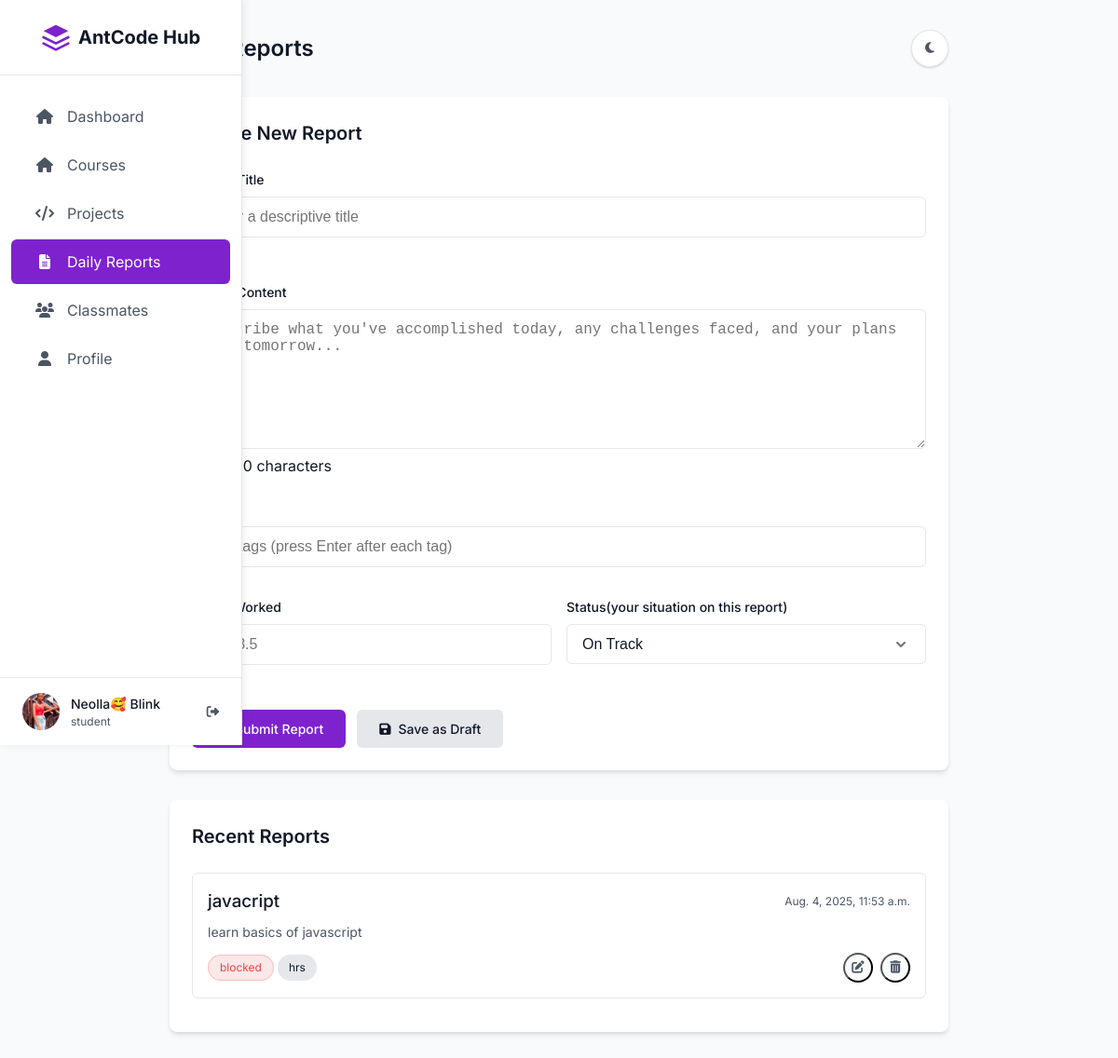
/AntCode/daily-reports/ (signed in), run on the app's committed database.
### base/models.py (models this page shows, shortened)
class User(AbstractUser):
    class UserType(models.TextChoices):
        STUDENT = "student", _("Student")
        MENTOR = "mentor", _("Mentor")
    user_type = models.CharField(
        max_length=10,
        choices=UserType.choices,
        default=UserType.STUDENT,
        verbose_name=_("User Type"),
    )
    phone = models.CharField(
        max_length=20, blank=True, default="670000000", verbose_name=_("Phone Number")
    )
    bio = models.TextField(max_length=1000, blank=True, verbose_name=_("Biography"))
    skills = models.CharField(max_length=500, blank=True, verbose_name=_("Skills"))
    profile_picture = models.ImageField(
        upload_to="user/profile_pictures/",
        blank=True,
        null=True,
        verbose_name=_("Profile Picture"),
    )
    class Meta:
        verbose_name = _("User")
        verbose_name_plural = _("Users")
        indexes = [
            models.Index(fields=["user_type"]),
            models.Index(fields=["last_name", "first_name"]),
        ]

class Report(models.Model):
    STATUS_CHOICES = [
        ("draft", _("Draft")),
        ("submitted", _("Submitted")),
        ("reviewed", _("Reviewed")),
        ("approved", _("Approved")),
    ]
    title = models.CharField(max_length=50, verbose_name=_("Title"))
    tags = models.CharField(max_length=100, verbose_name=_("Tags"))
    hours_worked = models.FloatField(default=0.0, verbose_name=_("Hours Worked"))
    status = models.CharField(
        max_length=50, choices=STATUS_CHOICES, default="draft", verbose_name=_("Status")
    )
    content = models.TextField(max_length=2000, blank=True, verbose_name=_("Content"))
    student = models.ForeignKey(
        User,
        on_delete=models.CASCADE,
        related_name="reports",
        limit_choices_to={"user_type": User.UserType.STUDENT},
        verbose_name=_("Student"),
    )
    option = models.ForeignKey(
        Option,
        on_delete=models.CASCADE,
        related_name="reports",
        verbose_name=_("Option"),
    )
    created = models.DateTimeField(auto_now_add=True, verbose_name=_("Created At"))
    updated = models.DateTimeField(auto_now=True, verbose_name=_("Updated At"))
    mark = models.IntegerField(default=0, verbose_name=_("Mark"))
    class Meta:
        verbose_name = _("Report")
        verbose_name_plural = _("Reports")
        ordering = ["-created"]
        indexes = [
            models.Index(fields=["student"]),
            models.Index(fields=["option"]),
            models.Index(fields=["status"]),
            models.Index(fields=["created"]),
        ]
    @property
    def summary(self):
        return " ".join(self.content.split()[:10])

### base/views.py (the view, shortened to what this page needs)
# urls.py: path("daily-reports/", create_report, name="reports"),
@login_required
@require_http_methods(["GET", "POST"])
def create_report(request):
    if request.user.user_type != User.UserType.STUDENT:
        raise PermissionDenied(_("Only students can submit reports."))
    reports = Report.objects.filter(student=request.user).order_by("-created")[:5]
    return render(request, "create-report.html", {"reports": reports})

### templates/create-report.html (shortened to what this page needs)
<!DOCTYPE html>
<html lang="en">
<head>
    <link rel="stylesheet" href="https://cdnjs.cloudflare.com/ajax/libs/font-awesome/6.4.0/css/all.min.css">
</head>
<body class="light-mode">
    <aside class="sidebar" id="sidebar">
        {% include 'navbar.html' %}
    </aside>
    <main class="main-content">
        <div class="header">
            <h1 class="page-title">Daily Reports</h1>
            <div class="header-actions">
                <button class="theme-toggle" id="theme-toggle">
                    <i class="fas fa-moon" id="theme-icon"></i>
                </button>
            </div>
        </div>
        <div class="card">
            <div class="card-header">
                {% if report %}
                    <h2 class="card-title">Edit Report</h2>
                    {% else %}
                    <h2 class="card-title">Create New Report</h2>
                {% endif %}
            </div>
            <form id="report-form" action="" method="POST">
                <div class="form-row">
                    <div class="form-col">
                        <div class="form-group">
                            <label for="report-title" class="form-label">Report Title</label>
                            <input type="text" id="report-title" class="form-input" name="title" placeholder="Enter a descriptive title" value="{{report.title}}" required>
                        </div>
                    </div>
                </div>
                <div class="form-group">
                    <label for="report-content" class="form-label">Report Content</label>
                    <textarea id="report-content" name="content" class="form-textarea" placeholder="Describe what you've accomplished today, any challenges faced, and your plans for tomorrow..."  required>{{report.content}}</textarea>
                    <div class="char-counter"><span id="char-count">0</span> / 2000 characters</div>
                </div>
                <div class="form-group">
                    <label for="report-tags" class="form-label">Tags</label>
                    <input type="text" id="report-tags" name="tags" class="form-input" placeholder="Add tags (press Enter after each tag)" value="{{report.tags}}">
                </div>
                <div class="form-row">
                    <div class="form-col">
                        <div class="form-group">
                            <label for="report-hours" class="form-label">Hours Worked</label>
                            <input type="number" id="report-hours" name="hours" class="form-input" min="0" max="24" step="0.5" placeholder="e.g. 8.5" value="{{report.hourse_worked}}" required>
                        </div>
                    </div>
                    <div class="form-col">
                        <div class="form-group">
                            <label for="report-status" class="form-label">Status(your situation on this report)</label>
                            <select id="report-status" name="status" class="form-select" required >
                                <option value="on-track">On Track</option>
                            </select>
                        </div>
                    </div>
                </div>
                <div class="btn-group">
                    <button type="submit" class="btn btn-primary">
                        <span class="btn-icon"></span>
                        Submit Report
                    </button>
                    <button type="button" class="btn btn-secondary" id="save-draft">
                        <span class="btn-icon"><i class="fas fa-save"></i></span>
                        Save as Draft
                    </button>
                </div>
            </form>
        </div>
        <div class="card">
            <div class="card-header">
                <h2 class="card-title">Recent Reports</h2>
            </div>
            <div class="reports-list" id="reports-list">
                {% for report in reports  %}
                <div class="report-item">
                    <div class="report-header">
                        <h3 class="report-title">{{report.title}}</h3>
                        <span class="report-date">{{report.created}}</span>
                    </div>
                    <div class="report-content">{{report.summary}}</div>
                    <div class="report-footer">
                        <div class="report-tags">
                            <div class="tag" id="tag-status"
                            {% if report.status == 'at-risk' %}
                                style="background-color: #f59e0b20; color: #f59e0b; border: 1px solid #f59e0b40;"
                                {% elif report.status == 'on-track' %}
                                style="background-color: #10b98120; color: #10b981; border: 1px solid #10b98140;"
                                 {% elif report.status == 'completed' %}
                                style="background-color: #3b82f620; color:#3b82f6; border: 1px solid #3b82f640;"
                                 {% elif report.status == 'blocked' %}
                                style="background-color: #ef444420; color: #ef4444; border: 1px solid #ef444440;"
                                 {% else %}
                                style="background-color: #f59e0b20; color: #f59e0b; border: 1px solid #f59e0b40;"
                            {% endif %}
                            >
                                {{report.status}}
                            </div>
                            <div class="tag">
                                {{report.hourse_worked}} hrs
                            </div>
                        </div>
                        <div class="report-actions">
                            <button class="report-action" title="Edit" onclick="window.location.href='{% url 'edit' report.id%}'">
                                <i class="fas fa-edit"></i>
                            </button>
                            <form action="{% url 'delete' report.id %}"method="POST">
                                <button class="report-action" title="Delete" onclick="window.location.href='{% url 'delete' report.id%}'">
                                    <i class="fas fa-trash-alt"></i>
                            </button>
                            </form>
                        </div>
                    </div>
                </div>
                {% endfor %}
            </div>
        </div>
    </main>
</body>
</html>

### templates/navbar.html (shortened to what this page needs)
{% if request.user.user_type == 'student' %}
    <div class="sidebar-header" >
        <div class="logo">
            <span class="logo-text">AntCode Hub</span>
        </div>
    </div>
    <div class="sidebar-content">
        <nav>
            <a href="{% url 'home' %}" {% if request.path == '/AntCode/home/' %} class="sidebar-link active" {%else%}
                class="sidebar-link" {% endif %}>
                <i class="fas fa-home sidebar-icon"></i>
                <span>Dashboard</span>
            </a>
            <a href="{% url 'courses' %}" {% if request.path == '/AntCode/courses/' %} class="sidebar-link active" {%else%}
                class="sidebar-link" {% endif %}>
                <i class="fas fa-home sidebar-icon"></i>
                <span>Courses</span>
            </a>
            <a href="" {% if request.path == '/AntCode/projects/' %} class="sidebar-link active" {%else%}
                class="sidebar-link" {% endif %}>
                <i class="fas fa-code sidebar-icon"></i>
                <span>Projects</span>
            </a>
            <a href="{% url 'reports' %}" {% if request.path == '/AntCode/daily-reports/' %} class="sidebar-link active"
                {%else%} class="sidebar-link" {% endif %}>
                <i class="fas fa-file-alt sidebar-icon"></i>
                <span>Daily Reports</span>
            </a>
            <a href="{% url 'classmates' %}" {% if request.path == '/AntCode/classmates/' %} class="sidebar-link active"
                {%else%} class="sidebar-link" {% endif %}>
                <i class="fas fa-users sidebar-icon"></i>
                <span>Classmates</span>
            </a>
            <a href="{% url 'profile' %}" {% if request.path == '/AntCode/profile/' %} class="sidebar-link active"
                {%else%} class="sidebar-link" {% endif %}>
                <i class="fas fa-user sidebar-icon"></i>
                <span>Profile</span>
            </a>
        </nav>
    </div>
    <div class="sidebar-footer">
        <div class="user-info">
            {% if request.user.profile_picture %}
            <div class="avatar"
                style="background-image: url('{{request.user.profile_picture.url}}'); background-position:center; background-size: cover;">
            </div>
            {% else %}
            <div class="avatar">{{request.user.name_abb}}</div>
            {% endif %}
            <div class="user-details">
                <div class="user-name">{{request.user.first_name}} {{request.user.last_name}}</div>
                <div class="user-role">{{request.user.user_type}}</div>
            </div>
            <button class="logout-button" onclick="window.location.href='{% url 'logout' %}'">
                <i class="fas fa-sign-out-alt"></i>
            </button>
        </div>
    </div>
{%endif%}

### data on the page
User: user.profile_picture (picture), user.first_name "Neolla🥰", user.last_name "Blink", user.user_type "student"
Report: title "javacript", created "Aug. 4, 2025, 11:53 a.m.", summary "learn basics of javascript", status "blocked"
